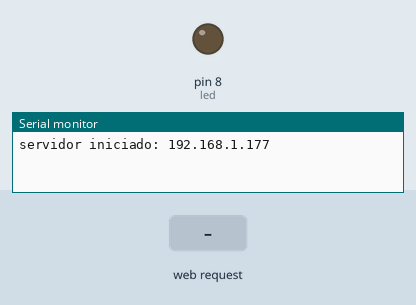
The sketch below on a simulated Arduino Uno, built for the host (arithmetic inside an expression is 32-bit, double 64-bit). On the bench: output pins drawn as LEDs (lit = HIGH), the last lines printed to the serial monitor. The test bench sets the inputs (shaded band). WiFi joins after 1.5 s; servers stay silent unless stated.

Above: at 1.2 s.
1.3 s: HTTP request GET /?LED=ON received
At 2.5 s:
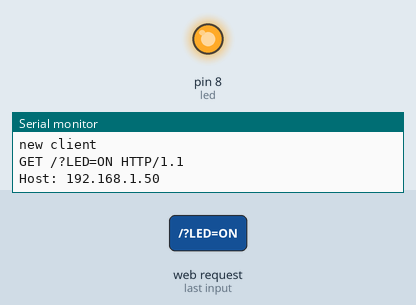
2.8 s: HTTP request GET /?LED=OFF received
At 3.8 s:
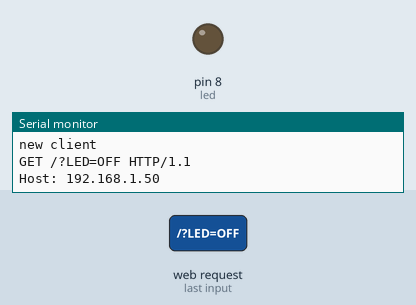
Timing chart, 0 to 5.8 s (numbered marks = the images above; inputs shaded):
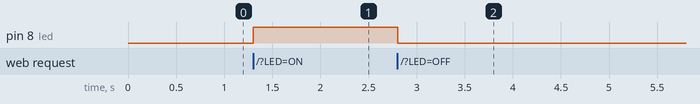

Measured:
- after the input at 1.3 s, pin 8 (led): LOW → HIGH at once
- after the input at 2.8 s, pin 8 (led): HIGH → LOW at once

The sketch:

Encender_luz.ino
```cpp
#include <SPI.h>       //Importamos la librería SPI
#include <Ethernet.h>  //Importamos la librería Ethernet

byte mac[] = { 0xDE, 0xAD, 0xBE, 0xEF, 0xFE, 0xED };     //Ponemos una dirección MAC para la Ethernet Shield
IPAddress ip(192,168,1,177);                             //Asingamos una IP a la Ethernet Shield
EthernetServer server(80);                               //Creamos un servidor web en el puerto 80 (puerto HTTP por defecto)
IPAddress subnet(255, 255, 255, 0);                      //Asignamos la mascara de subred a la Ethernet Shield

int led = 8;             //Definimos el pin que usaremos para encender el led
String estado = "OFF";   //Variable de tipo string que almacena el estado del Led (inicialmente "OFF")


void setup()
{
  Serial.begin(9600);       // Inicializamos la comunicación serie
  Ethernet.begin(mac, ip);  // Inicializamos la comunicación Ethernet y el servidor
  server.begin();           // Inicializamos el servidor web

  // Mostramos la direccion y el puerto donde esta funcionando el servidor web
  Serial.print("servidor iniciado: ");
  Serial.println(Ethernet.localIP());

  // Definimos el pin del led como salida y lo ponemos en LOW (apagado)
  pinMode(led,OUTPUT);
  digitalWrite(led,LOW);
}


void loop()
{
  EthernetClient client = server.available();          //Creamos un cliente Web
    if (client) {                                      //Cuando detecte un cliente a través de una petición HTTP
    Serial.println("new client");                      //Avisamos por comunicacion serie
    boolean currentLineIsBlank = true;                 //Una petición HTTP acaba con una línea en blanco, ponemos la variable en TRUE
    String cadena="";                                  //Definimos una variable de tipo string vacía para almacenar el mensaje
    while (client.connected()) {                       //Si el cliente esta conectado...
      if (client.available()) {                        //Y hay datos para recibir...
        char c = client.read();                        //Leemos la petición HTTP carácter por carácter
        Serial.write(c);                               //Visualizamos la petición HTTP por el Monitor Serie
        cadena.concat(c);                              //Unimos todos los caracteres de la petición HTTP "c", en la variable de tipo String "Cadena"


         //Ya que hemos convertido la petición HTTP a una cadena de caracteres, ahora podremos buscar partes del texto.
         int posicion=cadena.indexOf("LED=");          //Nos fijamos en el texto "LED="
           if(cadena.substring(posicion)=="LED=ON")     //Si en esa posición tenemos "LED=ON"
          {
            digitalWrite(led,HIGH);                    //Encendemos el LED
            estado="ON";                               //Asignamos el valor "ON" a la variable "estado"
          }
          if(cadena.substring(posicion)=="LED=OFF")    //Si en esa posición tenemos "LED=OFF"
          {
            digitalWrite(led,LOW);                     //Apagamos el LED
            estado="OFF";                              //Asignamos el valor "OFF" a la variable "estado"
          }

        //Cuando reciba una línea en blanco, quiere decir que la petición HTTP ha acabado y el servidor Web está listo para enviar una respuesta
        if (c == '\n' && currentLineIsBlank) {

            // Enviamos al cliente una respuesta HTTP (cabecera)
            client.println("HTTP/1.1 200 OK");
            client.println("Content-Type: text/html");
            client.println("Connection: close");

            // Enviamos al cliente una respuesta en formato HTML
            client.println("<html>");
            client.println("");
            client.println("<head>");
            client.println("<meta charset='UTF-8'>");
            client.println("<meta name='viewport' content='width=device-width, initial-scale=1.0'>");
            client.println("<title>Kronos Soluciones TIC</title>");
            client.println("</head>");
            client.println("");
            client.println("<body>");
            client.println("<center><img src='http://www.globater.com/kronos.jpg'></center>");
            client.println("<br><br>");
            //Creamos los botones. Para enviar parametros a través de HTML se utilizara el metodo URL encode. Los parametros se envian a traves del simbolo '?'
            client.println("<div style='text-align:center;'>");
            client.println("<button onClick=location.href='./?LED=ON' style='width:200px; height:75px; background-color:#aaf442; color:snow; padding:10px; border:1px solid #3F7CFF;'>ON</button>");
            client.println("<button onClick=location.href='./?LED=OFF' style='width:200px; height:75px; background-color:#d82408; color:snow; padding:10px; border:1px solid #3F7CFF;'>OFF</button>");
            client.println("<br><br>");
            client.println("<b>Estado del LED = ");
            client.print(estado);
            client.println("</b><br />");
            client.println("</b></body>");
            client.println("</html>");
            break;
        }
        if (c == '\n') {
          currentLineIsBlank = true;
        }
        else if (c != '\r') {
          currentLineIsBlank = false;
        }
      }
    }
    //Damos tiempo al navegador para recibir los datos
    delay(1);
    client.stop();// Cierra la conexion
  }
}
```
